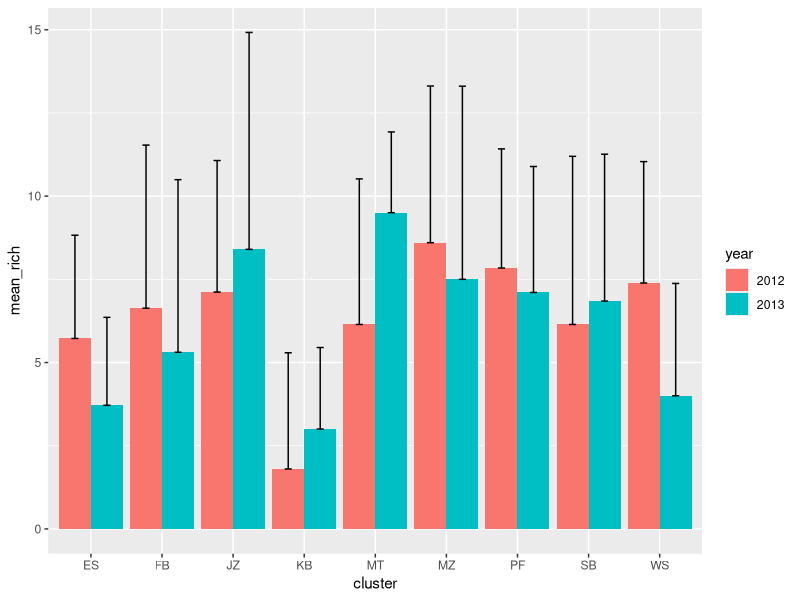
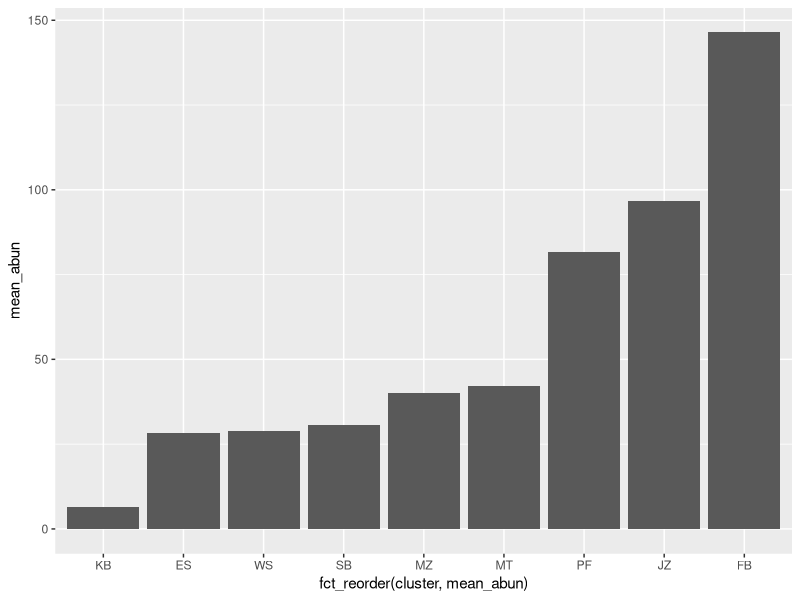

Write R code to recreate these figures, in order.
# ------------------------------------------------------------------------
# Data wrangling with the Tidyverse

# Code used to illustrate key functions and operations from the 
# core Tidyverse packages. 

# Data are based on waterbird counts conducted in KwaZulu-Natal at 
# 60 sites over several successive months (missions). Each site falls 
# within a wetland cluster and has a protection status (full, partial, 
# non-protected). Habitat and weather measurements were taken after 
# each point count. 
# ------------------------------------------------------------------------

install.packages("tidyverse")
#setwd("C:/Users/01466539/Desktop/R Learning/R immediate workshop/Tidyverse")

# Install and load libraries ----------------------------------------------
# install.packages("tidyverse")
#install.packages("here", dependencies = TRUE)

install.packages("tidyverse")

library(tidyverse)

setwd("C:/Users/01466539/Desktop/R Learning/R immediate workshop/Tidyverse")

# Import data by setting your own working directory -----------------------
setwd("C:/Users/01466539/Desktop/R Learning/R immediate workshop/Tidyverse")

counts1 = read.csv

counts1 <- read.csv("bird_counts.csv")
str(counts1)
head(counts1)


counts <- readr::read_csv("bird_counts.csv")

counts <- read_csv("bird_counts.csv")

# Tibble ------------------------------------------------------------------
counts  # Say goodbye to head()!


print(counts, n = 20)
print(counts, width = Inf)

# Tidy column names -------------------------------------------------------
counts <- dplyr::rename_all(counts, tolower)
counts

###select columns

# Select & reorder --------------------------------------------------------
counts <- dplyr::select(counts, site,protection,year,month,abundance,richness,
                        everything())

names(counts)

olina1 <- dplyr::select(counts, -matches("sl_|aq_"),-humidity)
names(olina1)

# Split site variable -----------------------------------------------------
counts <- tidyr::separate(counts, site, c("mission","cluster","site"), sep = "_")
counts

# Arrange(Putting them in order) -----------------------------------------------------------------
counts <- dplyr::arrange(counts, mission, cluster,site)
counts

# Mutate ------------------------------------------------------------------
counts <- dplyr::mutate(counts, year = year + 10)
counts

counts <- dplyr::mutate(counts, air_temp = (air_temp - 32)/1.8)
counts

# What about the "$"?

# Filter ------------------------------------------------------------------
counts[["ph"]]
counts <-  dplyr::filter(counts,!is.na(ph))
counts

# All together ------------------------------------------------------------
counts <- read_csv("bird_counts.csv") %>% 
  rename_all(tolower) %>% 
  select(site,protection,year,month,abundance,richness,everything()) %>% 
  select(-matches("sl_|aq_"), -humidity) %>% 
  separate(site, c("mission","cluster","site"), sep = "_") %>% 
  arrange(mission, cluster, site) %>% 
  mutate(year = year + 10,air_temp = (air_temp - 32)/1.8) %>% 
  filter(!is.na(ph))

counts # Success!


# Mutate multiple columns -------------------------------------------------
counts %>% 
  select(ph:sal)

counts %>% 
  mutate_at(vars(ph:sal),scale) %>% 
  select(ph:sal)

## Base R ##
as.data.frame(apply(counts[,16:20], 2, function(x) scale (x)))


# Group and summarise -----------------------------------------------------

counts %>% 
  group_by(cluster) %>% 
  summarise(mean(abundance),sd(abundance))

# Group, summarise and plot -----------------------------------------------
counts %>% 
    mutate(year = as.factor(year)) %>% 
    group_by(cluster,year) %>% 
    summarise(mean_rich = mean(richness),sd_rich = sd(richness)) %>% 
    ggplot(aes(x = cluster, y = mean_rich, fill = year))+
    geom_bar(stat = "identity",position = position_dodge())+
    geom_errorbar(aes(ymin=mean_rich, ymax=mean_rich + sd_rich),
                                    width=.2,position=position_dodge(.9))
# Reorder factor levels ---------------------------------------------------
counts %>% 
  group_by(cluster) %>% 
  summarise(mean_abun = mean(abundance)) %>% 
  ggplot(aes(x = fct_reorder(cluster,mean_abun), y = mean_abun))+
  geom_bar(stat = "identity")

## Forcats ##
#fct_reorder(cluster,mean_abun)
## Base R ##

#counts$cluster <-factor(counts$cluster, levels = counts[order(counts$mean_abun),"cluster"])


# Filter and summarise ----------------------------------------------------
counts %>% 
  filter(protection == "FP" & air_temp < 30) %>% 
  group_by(cluster, year) %>% 
  summarise(total = sum(abundance), max = max(abundance),n_counts = n()) %>% 
  filter(total > 500)


